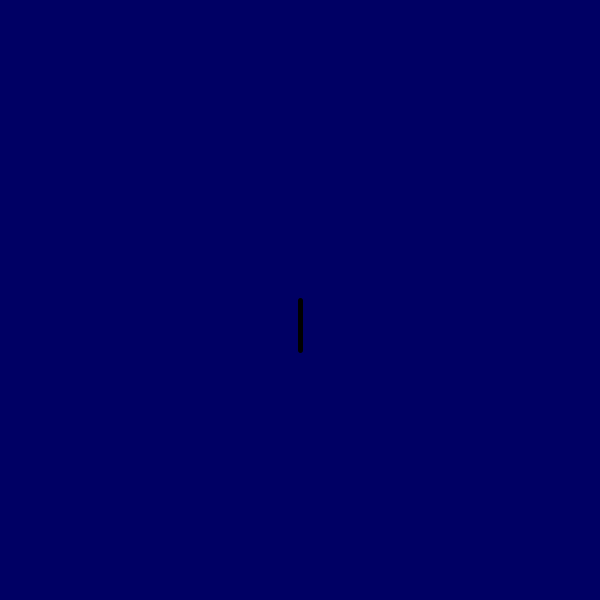
Frame 1 (no input)
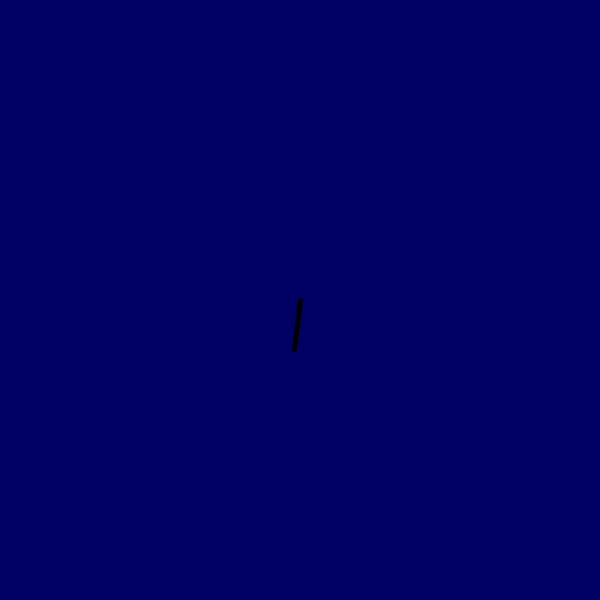
Frame 60 (the mouse pressed at the canvas centre just before this capture)
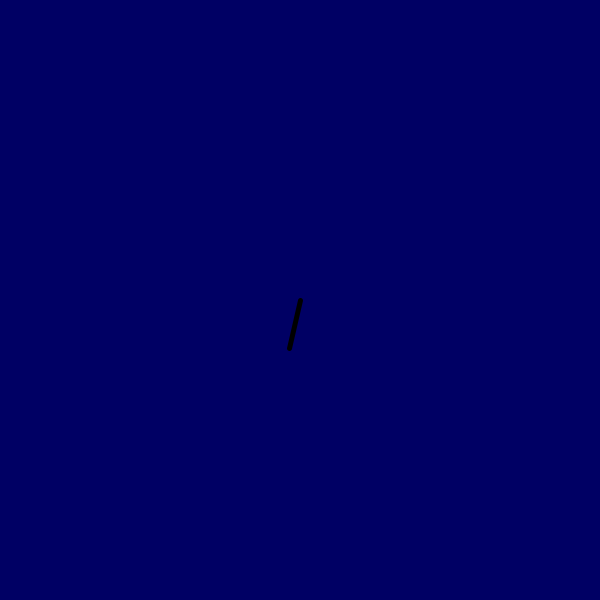
Frame 120 (the mouse held since frame 60 and released just before this capture)

The Processing sketch that drew these frames (run headless with seeded random() and noise(); from frame 60 on, the mouse is pressed at the canvas centre):

// Processing sketch: sketch_1212121
// ── sketch_1212121.pde
Line l;
void setup(){
  size(600, 600);
  l = new Line();
}

int a;
void draw(){
  background(0,0,100);
  l.update(-a*6);
  l.show();
  a = millis()/1000;
  println(a);
}
// ── Line.pde
class Line{
  float x, y;
  float dist = 50;
  float angle;
  void show(){
    pushMatrix();
    translate(width/2, height/2);
    stroke(0);
    strokeWeight(5);
    line(0, 0, x, y);
    popMatrix();
  }
  void update(float ans){
    x = dist * sin(radians(angle));
    y = dist * cos(radians(angle));
    angle =ans;
  }
  
}
